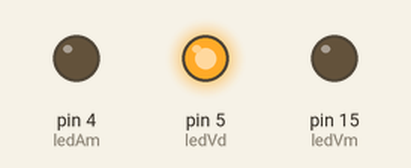
The sketch below on a simulated Arduino Uno, built with avr-gcc and run on an emulated ATmega328P. Parts: output pins drawn as LEDs (lit = HIGH).

Above: at 2.5 s.
At 6.0 s:
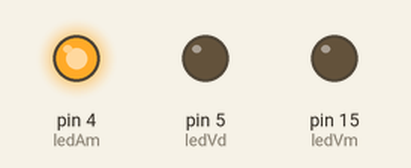
At 9.5 s:
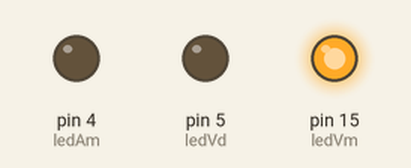
Timing chart, 0 to 15.6 s (numbered marks = the images above):
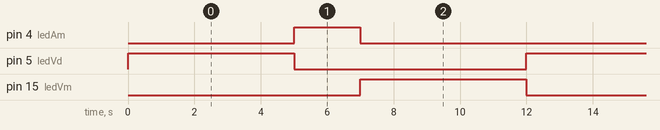

The sketch:

5_Semaforo.ino
```cpp
//---Mapeamento de Hardware---//
#define ledVm 15
#define ledAm 4
#define ledVd 5

//---Protótipo das Funções Auxiliares---//
void configuracao();
void vermelho();
void amarelo();
void verde();

//---Função Principal---//
void setup()
{
configuracao();
}

//---Loop Infinito---//
void loop()
{
verde();
amarelo();
vermelho();
}

//---Funções Auxiliares---//
void configuracao()
{
  pinMode(ledVm,OUTPUT);
  pinMode(ledAm,OUTPUT);
  pinMode(ledVd,OUTPUT);
}
//===========================================//
void vermelho()
{
  digitalWrite(ledVm,HIGH);
  digitalWrite(ledAm,LOW);
  digitalWrite(ledVd,LOW);
  delay(5000);
}
//===========================================//
void amarelo()
{
  digitalWrite(ledVm,LOW);
  digitalWrite(ledAm,HIGH);
  digitalWrite(ledVd,LOW);
  delay(2000);
}
//===========================================//
void verde()
{
  digitalWrite(ledVm,LOW);
  digitalWrite(ledAm,LOW);
  digitalWrite(ledVd,HIGH);
  delay(5000);
}
//===========================================//
```

Measured:
- by itself, pin 4 (ledAm): alternates HIGH for 2.0 s and LOW for 10.0 s
- by itself, pin 5 (ledVd), pin 15 (ledVm): alternates HIGH for 5.0 s and LOW for 7.0 s
- by itself, everything shown: repeats every 12.0 s, in 3 steps
